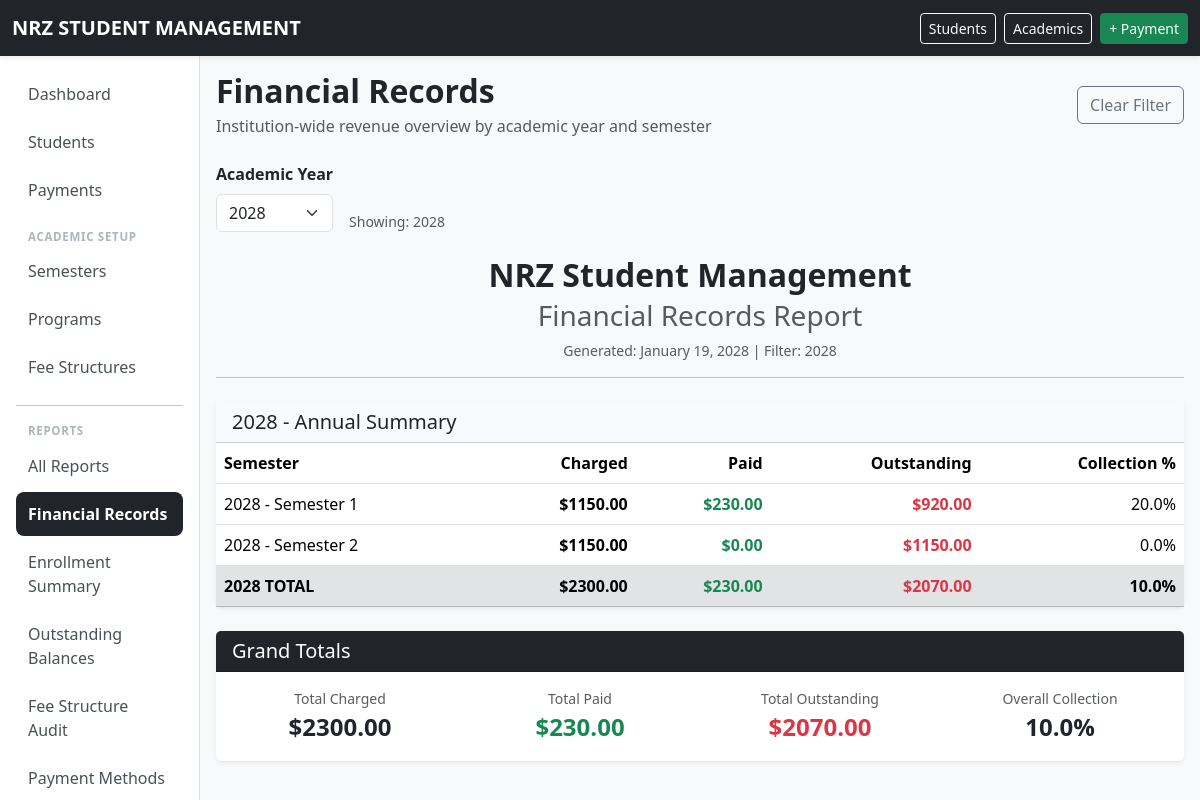
The app's page /financial-records/ (signed in) with its own data.
### school/models.py (models this page shows, shortened)
class AcademicYear(models.Model):
    name = models.CharField(
        max_length=20,
        unique=True,
    )
    start_date = models.DateField()
    end_date = models.DateField()
    is_current = models.BooleanField(
        default=False,
    )
    class Meta:
        ordering = ["-name"]
        constraints = [
            models.UniqueConstraint(
                fields=["is_current"],
                condition=Q(is_current=True),
                name="only_one_current_academic_year",
            ),
        ]

class TimeOverride(models.Model):
    frozen_datetime = models.DateTimeField(null=True, blank=True)
    @classmethod
    def get_frozen_time(cls):
        obj = cls.objects.first()
        return obj.frozen_datetime if obj else None
    class Meta:
        verbose_name = "Time Override"
        verbose_name_plural = "Time Overrides"

class Semester(models.Model):
    PERIOD_CHOICES = [
        (1, "Semester Period 1"),
        (2, "Semester Period 2"),
    ]
    academic_year = models.ForeignKey(
        AcademicYear,
        on_delete=models.PROTECT,
        related_name="semesters",
    )
    number = models.PositiveSmallIntegerField(
        choices=PERIOD_CHOICES,
    )
    start_date = models.DateField()
    end_date = models.DateField()
    class Meta:
        ordering = ["-academic_year__name", "number"]
        constraints = [
            models.UniqueConstraint(
                fields=["academic_year", "number"],
                name="unique_semester_period_per_year",
            ),
        ]
    def __str__(self):
        return f"{self.academic_year.name} - Semester {self.number}"

### school/views.py (the view)
# urls.py: path("financial-records/", views.financial_records, name="financial_records"),
@permission_required("school.can_view_financial_reports", raise_exception=True)
def financial_records(request):
    from itertools import groupby
    year_filter = request.GET.get("academic_year", "")
    today = get_current_date()
    current_year = AcademicYear.objects.filter(
        start_date__lte=today,
        end_date__gte=today
    ).first()
    default_year_id = str(current_year.pk) if current_year else ""
    selected_year_id = year_filter or default_year_id
    semesters_qs = Semester.objects.select_related("academic_year").order_by(
        "-academic_year__name", "number"
    )
    if selected_year_id:
        semesters_qs = semesters_qs.filter(academic_year_id=selected_year_id)
    semester_data = []
    for sem in semesters_qs:
        total_charged = StudentCharge.objects.filter(
            fee_item__fee_structure__semester=sem
        ).aggregate(total=Sum("amount"))["total"] or Decimal("0")
        total_paid = Payment.objects.filter(
            semester=sem
        ).aggregate(total=Sum("amount"))["total"] or Decimal("0")
        outstanding = total_charged - total_paid
        collection_rate = (total_paid / total_charged * 100) if total_charged > 0 else 0
        semester_data.append({
            "semester": sem,
            "academic_year": sem.academic_year,
            "total_charged": total_charged,
            "total_paid": total_paid,
            "outstanding": outstanding,
            "collection_rate": collection_rate,
        })
    year_groups = []
    for year, semesters_iter in groupby(semester_data, key=lambda x: x["academic_year"]):
        semesters = list(semesters_iter)
        charged = sum(s["total_charged"] for s in semesters)
        paid = sum(s["total_paid"] for s in semesters)
        year_groups.append({
            "year": year,
            "semesters": semesters,
            "totals": {
                "charged": charged,
                "paid": paid,
                "outstanding": sum(s["outstanding"] for s in semesters),
                "collection_rate": (paid / charged * 100) if charged > 0 else 0,
            }
        })
    all_years = AcademicYear.objects.all().order_by("-name")
    selected_year = None
    if selected_year_id:
        selected_year = all_years.filter(pk=selected_year_id).first()
    grand_total_charged = sum(g["totals"]["charged"] for g in year_groups)
    grand_total_paid = sum(g["totals"]["paid"] for g in year_groups)
    grand_total_outstanding = sum(g["totals"]["outstanding"] for g in year_groups)
    grand_collection_rate = (
        (grand_total_paid / grand_total_charged * 100) if grand_total_charged > 0 else 0
    )
    context = {
        "year_groups": year_groups,
        "all_years": all_years,
        "selected_year_id": selected_year_id,
        "selected_year": selected_year,
        "current_year": current_year,
        "grand_total_charged": grand_total_charged,
        "grand_total_paid": grand_total_paid,
        "grand_total_outstanding": grand_total_outstanding,
        "grand_collection_rate": grand_collection_rate,
        "today": get_current_date(),
    }
    return render(request, "school/financial_records.html", context)

### school/context_processors.py (called while the page is built)
def time_override_enabled(request):
    return {
        'ENABLE_TIME_OVERRIDE': getattr(settings, 'ENABLE_TIME_OVERRIDE', False)
    }

### school/utils/time_utils.py (called while the page is built)
def get_current_datetime():
    if getattr(settings, 'ENABLE_TIME_OVERRIDE', False):
        from school.models import TimeOverride
        frozen = TimeOverride.get_frozen_time()
        if frozen is not None:
            if timezone.is_naive(frozen):
                frozen = timezone.make_aware(frozen)
            return frozen
    return timezone.now()

def get_current_date():
    return get_current_datetime().date()

### templates/school/financial_records.html (shortened to what this page needs)
{% extends "base.html" %}
{% block content %}
<div class="d-flex justify-content-between align-items-center mb-4 flex-wrap gap-2">
    <div>
        <h2 class="fw-bold mb-1">Financial Records</h2>
        <p class="text-muted mb-0">Institution-wide revenue overview by academic year and semester</p>
    </div>
    <div class="d-flex gap-2 flex-wrap">
        <a href="{% url 'financial_records' %}" class="btn btn-outline-secondary">Clear Filter</a>
    </div>
</div>
<form method="get" class="mb-4 print-hidden">
    <div class="row g-3 align-items-end">
        <div class="col-auto">
            <label for="academic_year" class="form-label fw-semibold">Academic Year</label>
            <select name="academic_year" id="academic_year" class="form-select" onchange="this.form.submit()">
                {% for y in all_years %}
                <option value="{{ y.pk }}" {% if selected_year_id == y.pk|stringformat:"s" %}selected{% endif %}>
                    {{ y.name }}
                </option>
                {% endfor %}
            </select>
        </div>
        <div class="col-auto">
            <span class="form-text d-block">
                {% if selected_year %}
                    Showing: {{ selected_year.name }}
                {% else %}
                    Showing all academic years
                {% endif %}
            </span>
        </div>
    </div>
</form>
<div class="print-only mb-4 text-center">
    <h2 class="fw-bold mb-1">NRZ Student Management</h2>
    <h3 class="text-muted mb-2">Financial Records Report</h3>
    <p class="text-muted small">
        Generated: {{ today|date:"F d, Y" }}
        {% if selected_year %} | Filter: {{ selected_year.name }}{% endif %}
    </p>
    <hr>
</div>
{% if year_groups %}
    {% for group in year_groups %}
    <div class="card border-0 shadow-sm mb-4">
        <div class="card-header bg-light">
            <h5 class="mb-0">{{ group.year.name }} - Annual Summary</h5>
        </div>
        <div class="card-body p-0">
            <div class="table-responsive">
                <table class="table table-hover mb-0">
                    <thead>
                        <tr>
                            <th>Semester</th>
                            <th class="text-end">Charged</th>
                            <th class="text-end">Paid</th>
                            <th class="text-end">Outstanding</th>
                            <th class="text-end">Collection %</th>
                        </tr>
                    </thead>
                    <tbody>
                        {% for s in group.semesters %}
                        <tr>
                            <td>{{ s.semester }}</td>
                            <td class="text-end fw-bold">${{ s.total_charged|floatformat:2 }}</td>
                            <td class="text-end text-success fw-bold">${{ s.total_paid|floatformat:2 }}</td>
                            <td class="text-end {% if s.outstanding > 0 %}text-danger{% else %}text-success{% endif %} fw-bold">
                                ${{ s.outstanding|floatformat:2 }}
                            </td>
                            <td class="text-end">{{ s.collection_rate|floatformat:1 }}%</td>
                        </tr>
                        {% endfor %}
                        <tr class="table-secondary fw-bold">
                            <td>{{ group.year.name }} TOTAL</td>
                            <td class="text-end">${{ group.totals.charged|floatformat:2 }}</td>
                            <td class="text-end text-success">${{ group.totals.paid|floatformat:2 }}</td>
                            <td class="text-end text-danger">${{ group.totals.outstanding|floatformat:2 }}</td>
                            <td class="text-end">{{ group.totals.collection_rate|floatformat:1 }}%</td>
                        </tr>
                    </tbody>
                </table>
            </div>
        </div>
    </div>
    {% endfor %}
    <div class="card border-0 shadow-sm">
        <div class="card-header bg-dark text-white">
            <h5 class="mb-0">Grand Totals</h5>
        </div>
        <div class="card-body">
            <div class="row text-center">
                <div class="col-md-3">
                    <div class="text-muted small">Total Charged</div>
                    <div class="fw-bold fs-4">${{ grand_total_charged|floatformat:2 }}</div>
                </div>
                <div class="col-md-3">
                    <div class="text-muted small">Total Paid</div>
                    <div class="fw-bold fs-4 text-success">${{ grand_total_paid|floatformat:2 }}</div>
                </div>
                <div class="col-md-3">
                    <div class="text-muted small">Total Outstanding</div>
                    <div class="fw-bold fs-4 text-danger">${{ grand_total_outstanding|floatformat:2 }}</div>
                </div>
                <div class="col-md-3">
                    <div class="text-muted small">Overall Collection</div>
                    <div class="fw-bold fs-4">{{ grand_collection_rate|floatformat:1 }}%</div>
                </div>
            </div>
        </div>
    </div>
{% else %}
    <div class="card border-0 shadow-sm">
        <div class="card-body text-center py-5">
            <p class="text-muted mb-0">No semesters found{% if selected_year_id %} for the selected academic year{% endif %}.</p>
        </div>
    </div>
{% endif %}
{% endblock %}

### templates/base.html (style rules this page uses)
body { margin: 0; padding: 0; background-color: #f8f9fa; }

### records on screen
AcademicYear: name "2028", year.name "2028", totals.charged "2300.00", totals.paid "230.00", totals.outstanding "2070.00", totals.collection_rate "10.0"
TimeOverride: frozen_datetime "January 19, 2028"
Semester: semester "2028 - Semester 1", total_charged "1150.00", total_paid "230.00", outstanding "920.00", collection_rate "20.0"
Semester: semester "2028 - Semester 2", total_charged "1150.00", total_paid "0.00", outstanding "1150.00", collection_rate "0.0"

### other values on screen
{{ grand_total_charged|floatformat:2 }} "2300.00"
{{ grand_total_paid|floatformat:2 }} "230.00"
{{ grand_total_outstanding|floatformat:2 }} "2070.00"
{{ grand_collection_rate|floatformat:1 }} "10.0"
form field academic_year "2028"
